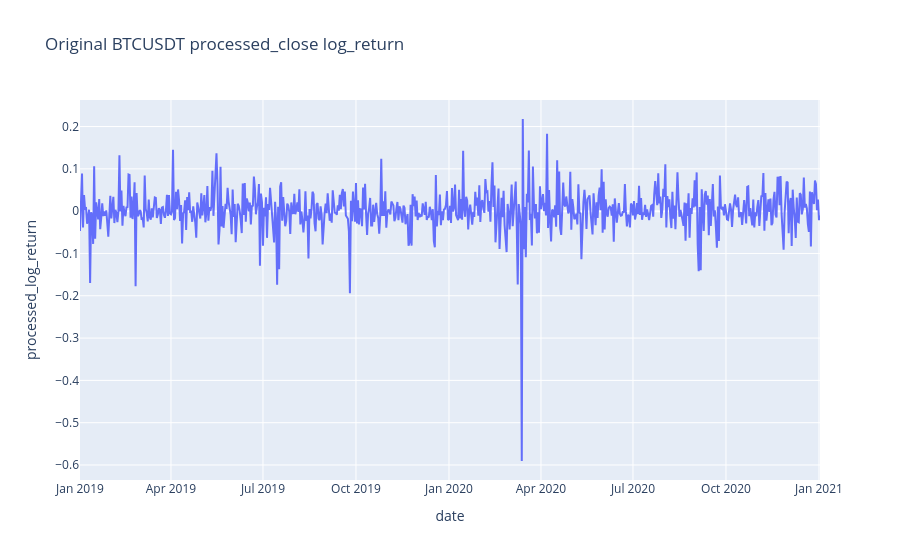

This figure's notebook cell:
### Code cell
# Initial Plot
fig = px.line(data, x=data.index, y="processed_log_return", title='Original BTCUSDT processed_close log_return')
fig.show()

### Figure 1 — Plotly figure (JSON) as saved in the notebook; plotly's stock layout.template omitted (floating-point values rounded to 4 significant figures; data arrays with more than 128 entries replaced by an {"elided": "..."} marker saying what was removed)
{"data": [{"hovertemplate": "date=%{x}<br>processed_log_return=%{y}<extra></extra>", "legendgroup": "", "line": {"color": "#636efa", "dash": "solid"}, "marker": {"symbol": "circle"}, "mode": "lines", "name": "", "orientation": "v", "showlegend": false, "type": "scatter", "x": {"elided": "733 str values"}, "xaxis": "x", "y": {"elided": "733 float values"}, "yaxis": "y"}], "layout": {"legend": {"tracegroupgap": 0}, "title": {"text": "Original BTCUSDT processed_close log_return"}, "xaxis": {"anchor": "y", "domain": [0, 1], "title": {"text": "date"}}, "yaxis": {"anchor": "x", "domain": [0, 1], "title": {"text": "processed_log_return"}}}}
